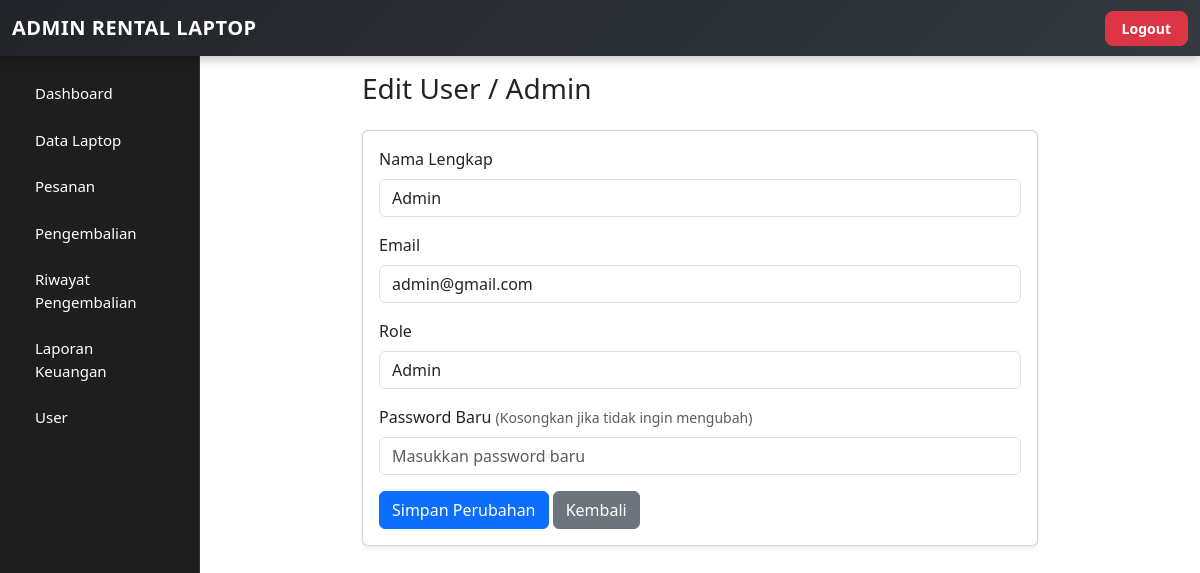
Page /admin/edit-user.php?id=5 (signed in) on the committed database.
### tables this page shows
CREATE TABLE `tb_user` (
  `id_user` int NOT NULL AUTO_INCREMENT,
  `nama` varchar(100) NOT NULL,
  `email` varchar(100) NOT NULL,
  `password` varchar(100) NOT NULL,
  `role` enum('user','admin') NOT NULL,
  PRIMARY KEY (`id_user`)
);

### functions.php (called while the page is built)
<?php
require "config/database.php";
function query($sql) {
  global $conn;
  $result = mysqli_query($conn, $sql);
  $rows = [];
  while($row = mysqli_fetch_assoc($result)) {
    $rows[] = $row;
  }
  return $rows;
}
?>

### admin/edit-user.php (the view, shortened to what this page needs)
<?php
require "../functions.php";
$id = $_GET["id"];
$user = query("SELECT * FROM tb_user WHERE id_user = $id")[0];
?>
<?php require "../assets/header.php"; ?>
<div class="container mt-4" style="max-width: 700px;">
    <h3 class="mb-4">Edit User / Admin</h3>
    <div class="card shadow-sm">
        <div class="card-body">
            <form method="post">
                <div class="mb-3">
                    <label class="form-label">Nama Lengkap</label>
                    <input type="text" name="nama" value="<?= $user['nama']; ?>" class="form-control" required>
                </div>
                <div class="mb-3">
                    <label class="form-label">Email</label>
                    <input type="email" name="email" value="<?= $user['email']; ?>" class="form-control" required>
                </div>
                <div class="mb-3">
                    <label class="form-label">Role</label>
                    <select name="role" class="form-control" required>
                        <option value="admin" <?= $user['role'] == "admin" ? "selected" : ""; ?>>Admin</option>
                    </select>
                </div>
                <div class="mb-3">
                    <label class="form-label">
                        Password Baru
                        <small class="text-muted">(Kosongkan jika tidak ingin mengubah)</small>
                    </label>
                    <input type="password" name="password" class="form-control" placeholder="Masukkan password baru">
                </div>
                <button type="submit" name="simpan" class="btn btn-primary">Simpan Perubahan</button>
                <a href="user.php" class="btn btn-secondary">Kembali</a>
            </form>
        </div>
    </div>
</div>
<?php require "../assets/footer.php"; ?>

### rows in the picture
tb_user: nama "Admin", email "admin@gmail.com", role "Admin"
